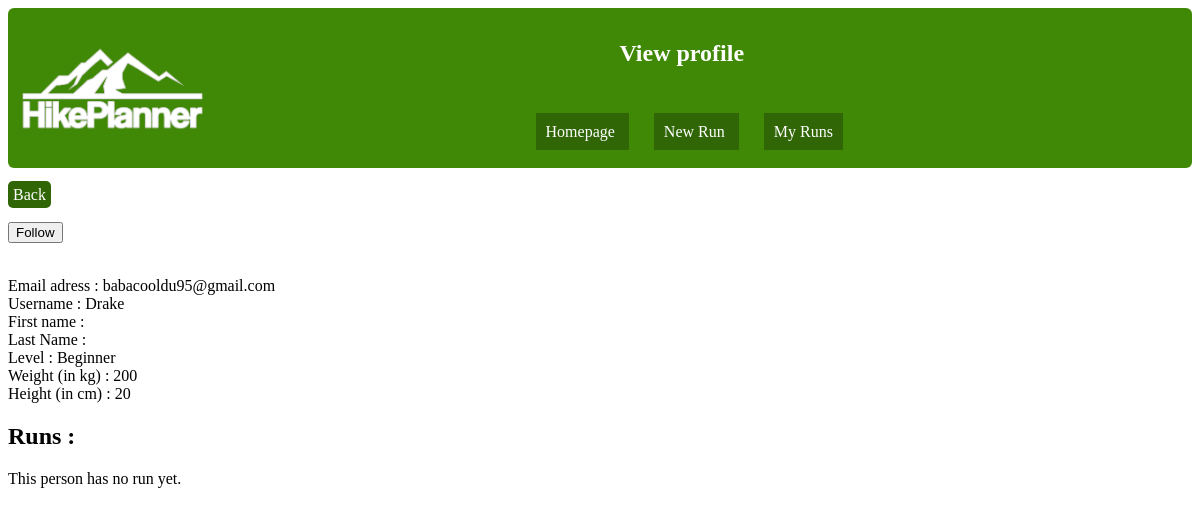
/profile_visit.php?id=21 (signed in), run on the app's committed database.
### tables this page shows
CREATE TABLE `account` (
  `id` int(11) NOT NULL,
  `username` varchar(255) NOT NULL,
  `password` varchar(255) NOT NULL,
  `email` varchar(255) NOT NULL,
  `first_name` varchar(255) NOT NULL,
  `last_name` varchar(255) NOT NULL,
  `level` varchar(255) NOT NULL,
  `weight` int(11) DEFAULT NULL,
  `size` int(11) DEFAULT NULL,
  `picture` varchar(255) NOT NULL DEFAULT 'unknown.jpg'
);

### profile_visit.php (the view, shortened to what this page needs)
<html>
    <head>
        <link rel="stylesheet" href="https://unpkg.com/leaflet@1.3.1/dist/leaflet.css" />
        <link rel="stylesheet" type="text/css" href="../projet_css/profile_visit.css"/>
    </head>
    <body>
    <header>
            <img class="logo" src="../projet_css/HikePlanner_homepage.png"/>
            <nav>
            <h1 class="h">View profile</h1>
                <ul>
                    <br>
                    <br>
                    <li>
                        <a class="butt" href="../homepage.php">Homepage</a>
                    </li>
                    <li>
                        <a class="butt" href="../hikeplanner_map_v3.php">New Run</a>
                    </li>
                    <li>
                        <a class="butt" href="../my_runs.php">My Runs</a>
                    </li>
                </ul>
            </nav>
            </header>
            <br>
    <a class="back" href='http://localhost/HikePlanner/homepage.php'>Back</a> <br><br>
        <?php
            $bdd = new PDO("mysql:host=localhost;dbname=projet_if3;charset=utf8", "root", "");
            $id = $_GET["id"];
            $req = $bdd->prepare("SELECT * FROM account WHERE id = ?");
            $req->execute([$id]);
            $data = $req->fetch();
            $followed = 0;
            if ($followed != 1) {
                echo "<form method='post'>
                <input type='submit' class='button' name='curly' value='Follow'/>
                </form> <br>";
            }
        ?>
        <label>Email adress : </label>
        <?php
            echo $data["email"];
        ?>
        <br>
        <label>Username : </label>
        <?php
            echo $data["username"];
        ?>
        <br>
        <label>First name : </label>
        <br>
        <label>Last Name : </label>
        <br>
        <label>Level : </label>
        <?php
            echo $data["level"];
        ?>
        <br>
        <label>Weight (in kg) : </label>
        <?php
            echo $data["weight"];
        ?>
        <br>
        <label>Height (in cm) : </label>
        <?php
            echo $data["size"];
        ?>
        <div>
            <h2>Runs :</h2>
            <?php
                $req_run = $bdd->prepare("SELECT run_saved.id_run, run.distance, run.time FROM run_saved
                                            INNER JOIN run ON run_saved.id_run = run.id_run
                                            WHERE id_account = ? AND completed = 1
                                            GROUP BY id_run
                                            ORDER BY date DESC");
                $req_run->execute([$id]);
                $run = $req_run->fetch();
                if($run == null) {
                    echo "This person has no run yet.";
            }
            ?>
        </div>
    </body>
</html>

### projet_css/profile_visit.css (style rules this page uses)
header { background-color: rgb(64, 137 , 6); border-radius: 6px; padding: 1%; display: flex; align-items: center; }
img.logo { max-width: 16%; height: max-content; }
nav { text-align: center; margin-left: 25%; }
.h { color: white; }
nav li { display: inline; padding: 10px; background-color: rgb(49, 102, 7); margin-right: 25px; }
.butt { text-decoration: none; color: white; }
.back { text-decoration: none; background-color: rgb(49, 102, 7); color: white; padding: 5px; border-radius: 5px; }

### data on the page
account: email "babacooldu95@gmail.com", username "Drake", level "Beginner", weight "200", size "20"
